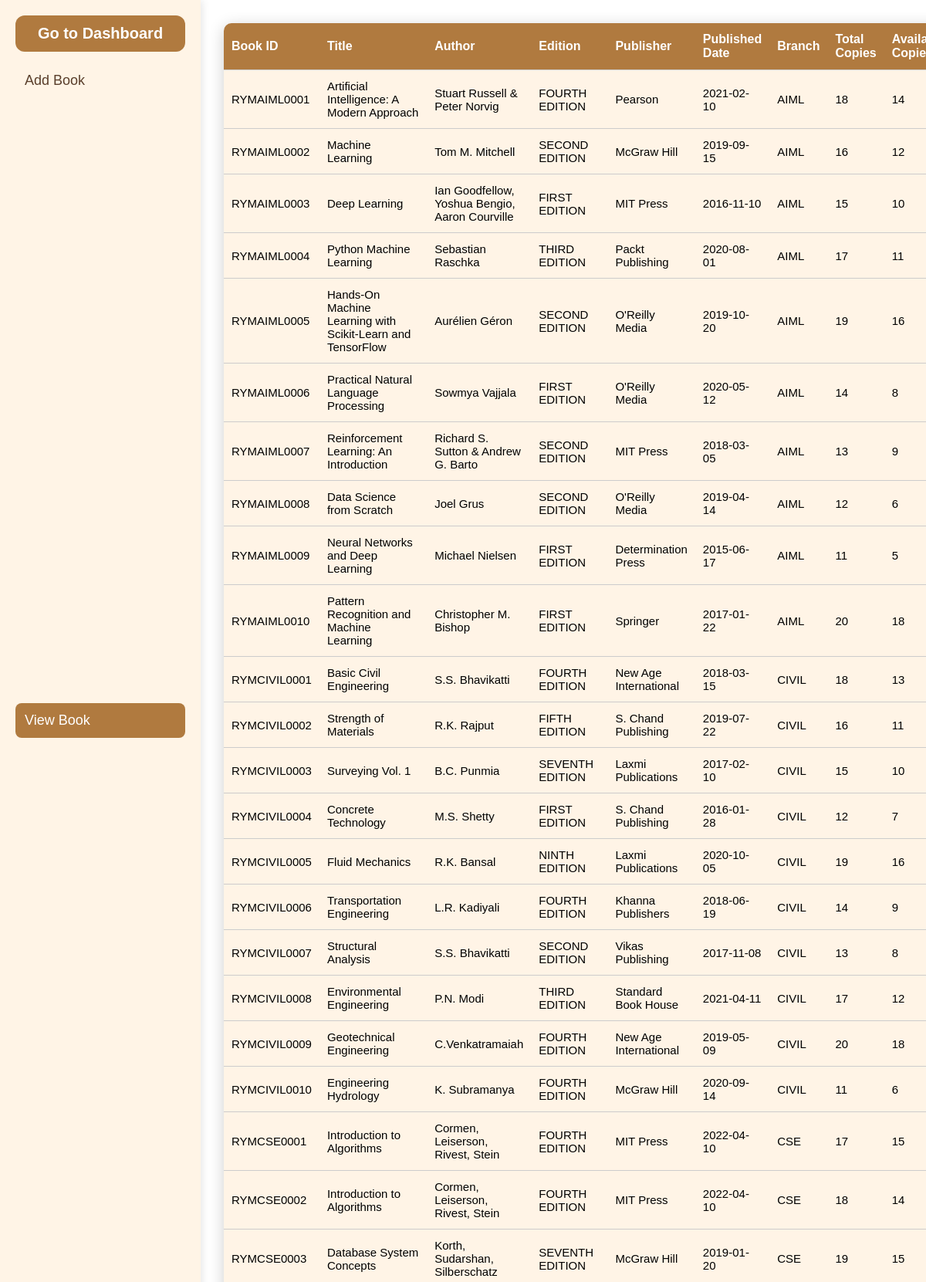
/dlib/admin/view_book.php (signed in, upper part), run on the app's committed database.
### tables this page shows
CREATE TABLE `books` (
  `book_id` varchar(20) NOT NULL,
  `title` varchar(200) NOT NULL,
  `author` varchar(150) DEFAULT NULL,
  `edition` varchar(50) DEFAULT NULL,
  `publisher` varchar(150) DEFAULT NULL,
  `published_date` date DEFAULT NULL,
  `branch` enum('CSE','AIML','ECE','EEE','ME','CIVIL','OTHER') NOT NULL,
  `total_copies` int(11) NOT NULL DEFAULT 1,
  `available_copies` int(11) NOT NULL DEFAULT 1
);

### dlib/admin/view_book.php (the view, shortened to what this page needs)
<?php
include "../db_connect.php";
$result = $conn->query("SELECT * FROM books ORDER BY book_id ASC");
?>
<!DOCTYPE html>
<html lang="en">
<head>
    <link rel="stylesheet" href="../css/6style.css">
</head>
<body>
<div class="main-layout">
    <div class="sidebar">
        <button class="dashboard-btn" onclick="window.location.href='dashboard.php'">Go to Dashboard</button>
        <div class="sidebar-menu">
            <a href="add_book.php" class="menu-item">Add Book</a>
            <a href="view_book.php" class="menu-item active">View Book</a>
        </div>
    </div>
    <div class="content">
        <div class="table-container">
            <table>
                <thead>
                    <tr>
                        <th>Book ID</th>
                        <th>Title</th>
                        <th>Author</th>
                        <th>Edition</th>
                        <th>Publisher</th>
                        <th>Published Date</th>
                        <th>Branch</th>
                        <th>Total Copies</th>
                        <th>Available Copies</th>
                    </tr>
                </thead>
                <tbody>
                <?php
                if($result->num_rows > 0){
                    while($row = $result->fetch_assoc()){
                        echo "<tr>
                        <td>{$row['book_id']}</td>
                        <td>{$row['title']}</td>
                        <td>{$row['author']}</td>
                        <td>{$row['edition']}</td>
                        <td>{$row['publisher']}</td>
                        <td>{$row['published_date']}</td>
                        <td>{$row['branch']}</td>
                        <td>{$row['total_copies']}</td>
                        <td>{$row['available_copies']}</td>
                        </tr>";
                    }
                } else {
                    echo "<tr><td colspan='9' style='text-align:center;'>No books found</td></tr>";
                }
                ?>
                </tbody>
            </table>
        </div>
    </div>
</div>
</body>
</html>

### data on the page
books: book_id "RYMAIML0001", title "Artificial Intelligence: A Modern Approach", author "Stuart Russell & Peter Norvig", edition "FOURTH EDITION", publisher "Pearson", published_date "2021-02-10", branch "AIML", total_copies "18", available_copies "14"
books: book_id "RYMAIML0002", title "Machine Learning", author "Tom M. Mitchell", edition "SECOND EDITION", publisher "McGraw Hill", published_date "2019-09-15", branch "AIML", total_copies "16", available_copies "12"
books: book_id "RYMAIML0003", title "Deep Learning", author "Ian Goodfellow, Yoshua Bengio, Aaron Courville", edition "FIRST EDITION", publisher "MIT Press", published_date "2016-11-10", branch "AIML", total_copies "15", available_copies "10"
books: book_id "RYMAIML0004", title "Python Machine Learning", author "Sebastian Raschka", edition "THIRD EDITION", publisher "Packt Publishing", published_date "2020-08-01", branch "AIML", total_copies "17", available_copies "11"
books: book_id "RYMAIML0005", title "Hands-On Machine Learning with Scikit-Learn and TensorFlow", author "Aurélien Géron", edition "SECOND EDITION", publisher "O'Reilly Media", published_date "2019-10-20", branch "AIML", total_copies "19", available_copies "16"
books: book_id "RYMAIML0006", title "Practical Natural Language Processing", author "Sowmya Vajjala", edition "FIRST EDITION", publisher "O'Reilly Media", published_date "2020-05-12", branch "AIML", total_copies "14", available_copies "8"
books: book_id "RYMAIML0007", title "Reinforcement Learning: An Introduction", author "Richard S. Sutton & Andrew G. Barto", edition "SECOND EDITION", publisher "MIT Press", published_date "2018-03-05", branch "AIML", total_copies "13", available_copies "9"
books: book_id "RYMAIML0008", title "Data Science from Scratch", author "Joel Grus", edition "SECOND EDITION", publisher "O'Reilly Media", published_date "2019-04-14", branch "AIML", total_copies "12", available_copies "6"
books: book_id "RYMAIML0009", title "Neural Networks and Deep Learning", author "Michael Nielsen", edition "FIRST EDITION", publisher "Determination Press", published_date "2015-06-17", branch "AIML", total_copies "11", available_copies "5"
books: book_id "RYMAIML0010", title "Pattern Recognition and Machine Learning", author "Christopher M. Bishop", edition "FIRST EDITION", publisher "Springer", published_date "2017-01-22", branch "AIML", total_copies "20", available_copies "18"
books: book_id "RYMCIVIL0001", title "Basic Civil Engineering", author "S.S. Bhavikatti", edition "FOURTH EDITION", publisher "New Age International", published_date "2018-03-15", branch "CIVIL", total_copies "18", available_copies "13"
books: book_id "RYMCIVIL0002", title "Strength of Materials", author "R.K. Rajput", edition "FIFTH EDITION", publisher "S. Chand Publishing", published_date "2019-07-22", branch "CIVIL", total_copies "16", available_copies "11"
books: book_id "RYMCIVIL0003", title "Surveying Vol. 1", author "B.C. Punmia", edition "SEVENTH EDITION", publisher "Laxmi Publications", published_date "2017-02-10", branch "CIVIL", total_copies "15", available_copies "10"
books: book_id "RYMCIVIL0004", title "Concrete Technology", author "M.S. Shetty", edition "FIRST EDITION", publisher "S. Chand Publishing", published_date "2016-01-28", branch "CIVIL", total_copies "12", available_copies "7"
books: book_id "RYMCIVIL0005", title "Fluid Mechanics", author "R.K. Bansal", edition "NINTH EDITION", publisher "Laxmi Publications", published_date "2020-10-05", branch "CIVIL", total_copies "19", available_copies "16"
books: book_id "RYMCIVIL0006", title "Transportation Engineering", author "L.R. Kadiyali", edition "FOURTH EDITION", publisher "Khanna Publishers", published_date "2018-06-19", branch "CIVIL", total_copies "14", available_copies "9"
books: book_id "RYMCIVIL0007", title "Structural Analysis", author "S.S. Bhavikatti", edition "SECOND EDITION", publisher "Vikas Publishing", published_date "2017-11-08", branch "CIVIL", total_copies "13", available_copies "8"
books: book_id "RYMCIVIL0008", title "Environmental Engineering", author "P.N. Modi", edition "THIRD EDITION", publisher "Standard Book House", published_date "2021-04-11", branch "CIVIL", total_copies "17", available_copies "12"
books: book_id "RYMCIVIL0009", title "Geotechnical Engineering", author "C.Venkatramaiah", edition "FOURTH EDITION", publisher "New Age International", published_date "2019-05-09", branch "CIVIL", total_copies "20", available_copies "18"
books: book_id "RYMCIVIL0010", title "Engineering Hydrology", author "K. Subramanya", edition "FOURTH EDITION", publisher "McGraw Hill", published_date "2020-09-14", branch "CIVIL", total_copies "11", available_copies "6"
books: book_id "RYMCSE0001", title "Introduction to Algorithms", author "Cormen, Leiserson, Rivest, Stein", edition "FOURTH EDITION", publisher "MIT Press", published_date "2022-04-10", branch "CSE", total_copies "17", available_copies "15"
books: book_id "RYMCSE0002", title "Introduction to Algorithms", author "Cormen, Leiserson, Rivest, Stein", edition "FOURTH EDITION", publisher "MIT Press", published_date "2022-04-10", branch "CSE", total_copies "18", available_copies "14"
books: book_id "RYMCSE0003", title "Database System Concepts", author "Korth, Sudarshan, Silberschatz", edition "SEVENTH EDITION", publisher "McGraw Hill", published_date "2019-01-20", branch "CSE", total_copies "19", available_copies "15"
